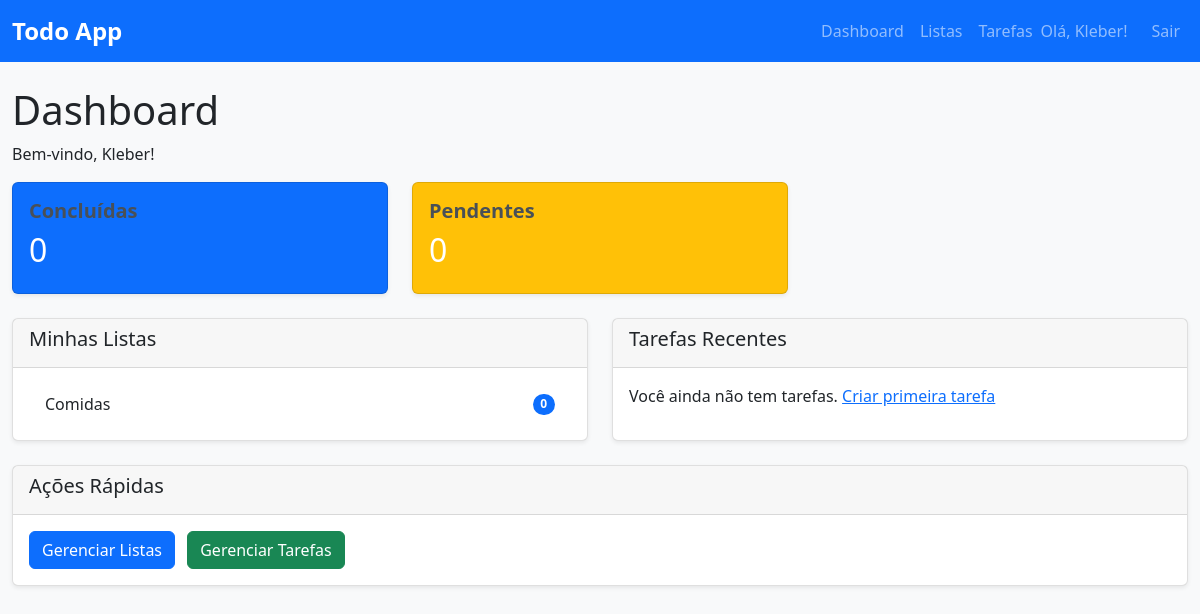
The app's page / (signed in), older data.
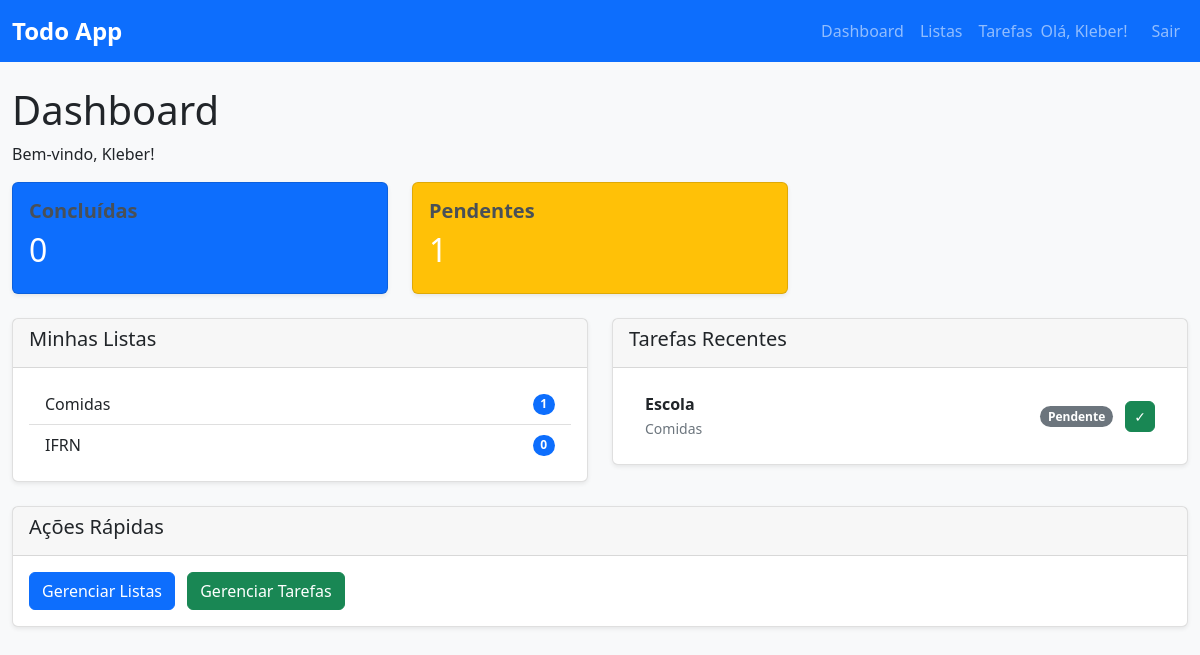
The same page, newer data.
### models/usuario.py (models this page shows, shortened)
class Usuario(UserMixin, db.Model):
    __tablename__ = 'usuario'
    id = db.Column(db.Integer, primary_key=True)
    nome_usuario = db.Column(db.String(64), unique=True, nullable=False)
    email = db.Column(db.String(120), unique=True, nullable=False)
    senha_hash = db.Column(db.String(128), nullable=False)
    listas = db.relationship('Lista', backref='dono', lazy=True)
    tarefas = db.relationship('Tarefa', backref='usuario', lazy=True)
    comentarios = db.relationship('Comentario', backref='usuario', lazy=True)

### models/outros_models.py (models this page shows, shortened)
class Lista(db.Model):
    __tablename__ = 'lista'
    id = db.Column(db.Integer, primary_key=True)
    nome = db.Column(db.String(120), nullable=False)
    usuario_id = db.Column(db.Integer, db.ForeignKey('usuario.id'), nullable=False)
    tarefas = db.relationship('Tarefa', backref='lista', lazy=True)

class Tarefa(db.Model):
    __tablename__ = 'tarefa'
    id = db.Column(db.Integer, primary_key=True)
    titulo = db.Column(db.String(200), nullable=False)
    descricao = db.Column(db.Text)
    data_limite = db.Column(db.DateTime)
    concluida = db.Column(db.Boolean, default=False)
    prioridade = db.Column(db.String(20), default='Normal')  # Baixa, Normal, Alta, Urgente
    criada_em = db.Column(db.DateTime, default=datetime.utcnow)
    atualizada_em = db.Column(db.DateTime, default=datetime.utcnow, onupdate=datetime.utcnow)
    lista_id = db.Column(db.Integer, db.ForeignKey('lista.id'), nullable=False)
    usuario_id = db.Column(db.Integer, db.ForeignKey('usuario.id'), nullable=False)
    etiquetas = db.relationship('Etiqueta', secondary=tarefa_etiqueta, back_populates='tarefas')
    comentarios = db.relationship('Comentario', backref='tarefa', lazy=True)

### controllers/main_controller.py (the view)
@main_bp.route('/')
@login_required
def index():
    listas = Lista.query.filter_by(usuario_id=current_user.id).all()
    tarefas_recentes = Tarefa.query.filter_by(usuario_id=current_user.id).order_by(Tarefa.criada_em.desc()).limit(5).all()
    total_tarefas = Tarefa.query.filter_by(usuario_id=current_user.id).count()
    tarefas_concluidas = Tarefa.query.filter_by(usuario_id=current_user.id, concluida=True).count()
    tarefas_pendentes = total_tarefas - tarefas_concluidas
    return render_template('main/dashboard.html',
                         listas=listas,
                         tarefas_recentes=tarefas_recentes,
                         total_tarefas=total_tarefas,
                         tarefas_concluidas=tarefas_concluidas,
                         tarefas_pendentes=tarefas_pendentes)

### app.py (called while the page is built)
def create_app():
    app = Flask(__name__)
    app.config['SECRET_KEY'] = 'sua-chave-secreta-aqui'  # Mude isso para produção
    app.config['SQLALCHEMY_DATABASE_URI'] = 'sqlite:///todo_app.db'  # Banco SQLite
    app.config['SQLALCHEMY_TRACK_MODIFICATIONS'] = False
    db.init_app(app)
    login_manager = LoginManager()
    login_manager.init_app(app)
    login_manager.login_view = 'auth.login'  # Página de login
    login_manager.login_message = 'Por favor, faça login para acessar esta página.'
    @login_manager.user_loader
    def load_user(user_id):
        return Usuario.query.get(int(user_id))
    app.register_blueprint(auth_bp)
    app.register_blueprint(main_bp)
    with app.app_context():
        db.create_all()
    return app

### templates/main/dashboard.html (shortened to what this page needs)
{% extends "base.html" %}
{% block content %}
<div class="row">
    <div class="col-12">
        <h1>Dashboard</h1>
        <p>Bem-vindo, {{ current_user.nome_usuario }}!</p>
    </div>
</div>
<div class="row mb-4">
    <div class="col-md-4">
        <div class="card bg-primary text-white">
            <div class="card-body">
                <h5 class="card-title">Concluídas</h5>
                <h2>{{ tarefas_concluidas }}</h2>
            </div>
        </div>
    </div>
    <div class="col-md-4">
        <div class="card bg-warning text-white">
            <div class="card-body">
                <h5 class="card-title">Pendentes</h5>
                <h2>{{ tarefas_pendentes }}</h2>
            </div>
        </div>
    </div>
</div>
<div class="row mb-4">
    <div class="col-md-6">
        <div class="card">
            <div class="card-header">
                <h5>Minhas Listas</h5>
            </div>
            <div class="card-body">
                {% if listas %}
                    <ul class="list-group">
                        {% for lista in listas %}
                        <li class="list-group-item d-flex justify-content-between align-items-center">
                            {{ lista.nome }}
                            <span class="badge bg-primary rounded-pill">{{ lista.tarefas|length }}</span>
                        </li>
                        {% endfor %}
                    </ul>
                {% else %}
                    <p>Você ainda não tem listas. <a href="{{ url_for('main.listas') }}">Criar primeira lista</a></p>
                {% endif %}
            </div>
        </div>
    </div>
    <div class="col-md-6">
        <div class="card">
            <div class="card-header">
                <h5>Tarefas Recentes</h5>
            </div>
            <div class="card-body">
                {% if tarefas_recentes %}
                    <ul class="list-group">
                        {% for tarefa in tarefas_recentes %}
                        <li class="list-group-item d-flex justify-content-between align-items-center">
                            <div>
                                <strong>{{ tarefa.titulo }}</strong>
                                <br>
                                <small class="text-muted">{{ tarefa.lista.nome }}</small>
                            </div>
                            <div>
                                <span class="badge bg-{{ 'success' if tarefa.concluida else 'secondary' }} rounded-pill me-2">
                                    {{ 'Concluída' if tarefa.concluida else 'Pendente' }}
                                </span>
                                <form method="POST" action="{{ url_for('main.concluir_tarefa', tarefa_id=tarefa.id) }}" style="display: inline;">
                                    <button type="submit" class="btn btn-sm btn-{{ 'warning' if tarefa.concluida else 'success' }}" title="{{ 'Reabrir tarefa' if tarefa.concluida else 'Concluir tarefa' }}">
                                        {{ '↩️' if tarefa.concluida else '✓' }}
                                    </button>
                                </form>
                            </div>
                        </li>
                        {% endfor %}
                    </ul>
                {% else %}
                    <p>Você ainda não tem tarefas. <a href="{{ url_for('main.tarefas') }}">Criar primeira tarefa</a></p>
                {% endif %}
            </div>
        </div>
    </div>
</div>
<div class="row">
    <div class="col-12">
        <div class="card">
            <div class="card-header">
                <h5>Ações Rápidas</h5>
            </div>
            <div class="card-body">
                <a href="{{ url_for('main.listas') }}" class="btn btn-primary me-2">Gerenciar Listas</a>
                <a href="{{ url_for('main.tarefas') }}" class="btn btn-success me-2">Gerenciar Tarefas</a>
            </div>
        </div>
    </div>
</div>
{% endblock %}card-title">Total de Tarefas</h5>

### templates/base.html (shortened to what this page needs)
<!DOCTYPE html>
<html lang="pt-BR">
<head>
    <link href="https://cdnjs.cloudflare.com/ajax/libs/bootstrap/5.1.3/css/bootstrap.min.css" rel="stylesheet">
    <link href="{{ url_for('static', filename='css/style.css') }}" rel="stylesheet">
</head>
<body>
    <nav class="navbar navbar-expand-lg navbar-dark bg-primary">
        <div class="container">
            <a class="navbar-brand" href="{{ url_for('main.index') }}">Todo App</a>
            {% if current_user.is_authenticated %}
            <div class="navbar-nav ms-auto">
                <a class="nav-link" href="{{ url_for('main.index') }}">Dashboard</a>
                <a class="nav-link" href="{{ url_for('main.listas') }}">Listas</a>
                <a class="nav-link" href="{{ url_for('main.tarefas') }}">Tarefas</a>
                <span class="navbar-text me-3">Olá, {{ current_user.nome_usuario }}!</span>
                <a class="nav-link" href="{{ url_for('auth.logout') }}">Sair</a>
            </div>
            {% endif %}
        </div>
    </nav>
    <div class="container mt-4">
        {% block content %}{% endblock %}
    </div>
</body>
</html>

### static/css/style.css (style rules this page uses)
body { background-color: #f8f9fa; font-family: 'Segoe UI', Tahoma, Geneva, Verdana, sans-serif; }
.navbar-brand { font-weight: bold; font-size: 1.5rem; }
.card { box-shadow: 0 0.125rem 0.25rem rgba(0, 0, 0, 0.075); border: 1px solid rgba(0, 0, 0, 0.125); border-radius: 0.375rem; }
.badge { font-size: 0.75em; }
.list-group-item { border-left: none; border-right: none; }
.list-group-item:first-child { border-top: none; }
.list-group-item:last-child { border-bottom: none; }
.card-title { color: #495057; font-weight: 600; }
.badge.bg-secondary { background-color: #6c757d !important; }
.btn { border-radius: 0.375rem; font-weight: 500; }
.container { max-width: 1200px; }
.text-muted { color: #6c757d !important; }

Row changes from the older to the newer data that the page shows:
computed for Lista "Comidas": tarefas|length "0" → "1"
added Lista: nome "IFRN", tarefas|length "0"
added Tarefa: titulo "Escola", lista.nome "Comidas", concluida "Pendente", concluida "✓"
Text that changed along with them:
{{ tarefas_pendentes }}: "0" → "1"
text no longer shown: "Você ainda não tem tarefas. Criar primeira tarefa"
